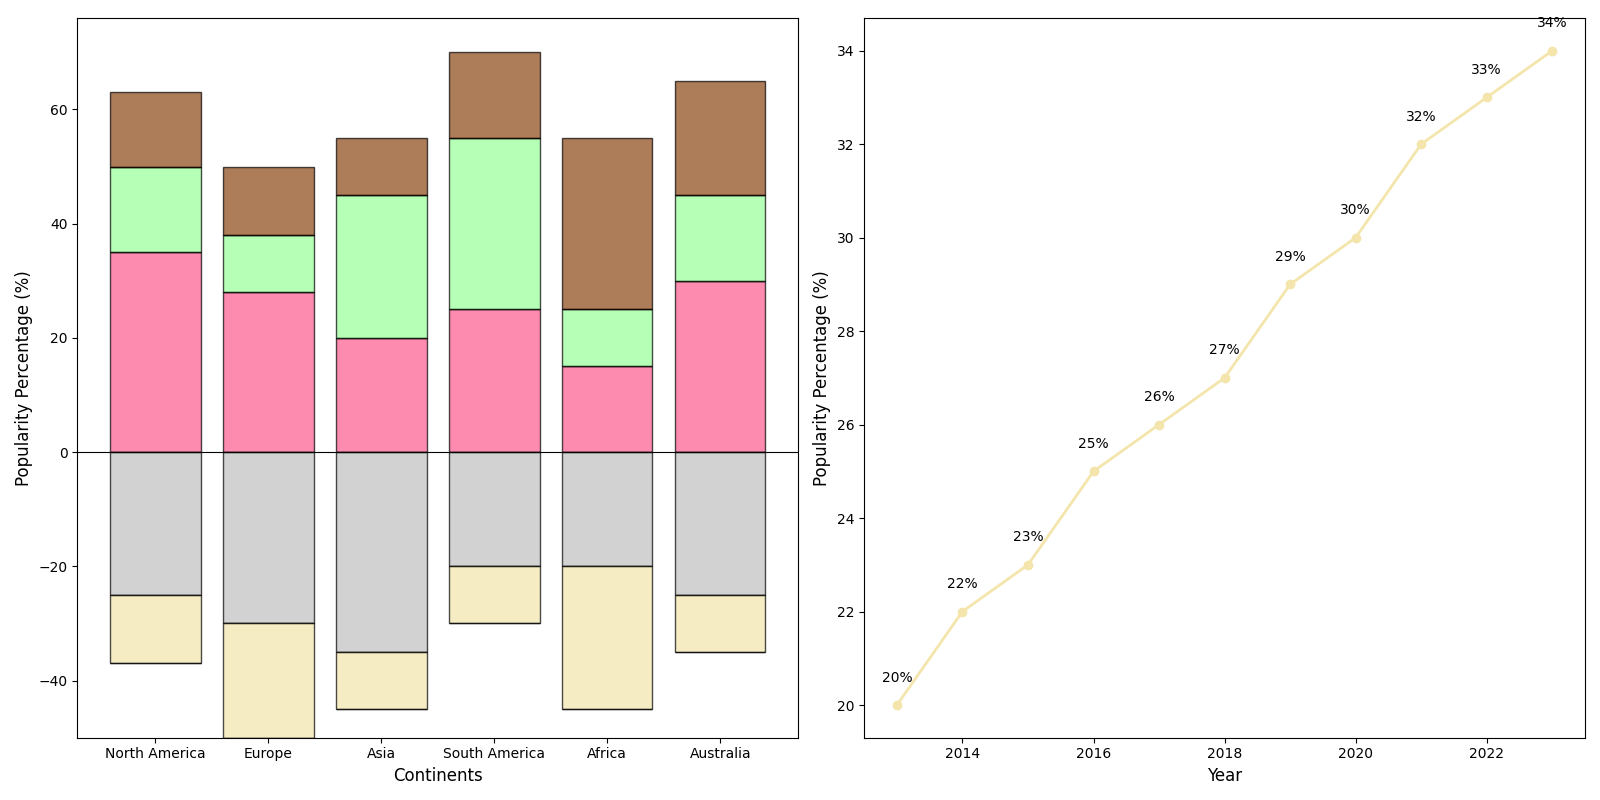

Python code for this plot:
import matplotlib.pyplot as plt
import numpy as np

continents = ['North America', 'Europe', 'Asia', 'South America', 'Africa', 'Australia']
flavors = ['Vanilla', 'Chocolate', 'Strawberry', 'Mint', 'Cookie Dough']

na_flavors = [35, -25, 15, -12, 13]
eu_flavors = [28, -30, 10, -20, 12]
asia_flavors = [20, -35, 25, -10, 10]
sa_flavors = [25, -20, 30, -10, 15]
africa_flavors = [15, -20, 10, -25, 30]
australia_flavors = [30, -25, 15, -10, 20]

flavor_data = [na_flavors, eu_flavors, asia_flavors, sa_flavors, africa_flavors, australia_flavors]

# Shuffled colors
colors = ['#fc5a8d', '#c0c0c0', '#98ff98', '#f3e5ab', '#8b4513']

fig, (ax1, ax2) = plt.subplots(1, 2, figsize=(16, 8))

bottoms_pos = np.zeros(len(continents))
bottoms_neg = np.zeros(len(continents))
for idx, flavor in enumerate(flavors):
    pos_values = [data[idx] if data[idx] > 0 else 0 for data in flavor_data]
    neg_values = [data[idx] if data[idx] < 0 else 0 for data in flavor_data]
    
    ax1.bar(continents, pos_values, bottom=bottoms_pos, color=colors[idx], edgecolor='black', alpha=0.7)
    ax1.bar(continents, neg_values, bottom=bottoms_neg, color=colors[idx], edgecolor='black', alpha=0.7)
    
    bottoms_pos += pos_values
    bottoms_neg += neg_values

ax1.axhline(y=0, color='black', linewidth=0.8)
ax1.set_xlabel("Continents", fontsize=12)
ax1.set_ylabel("Popularity Percentage (%)", fontsize=12)

years = np.arange(2013, 2024)
vanilla_growth = [20, 22, 23, 25, 26, 27, 29, 30, 32, 33, 34]

ax2.plot(years, vanilla_growth, marker='o', linestyle='-', color='#f3e5ab', linewidth=2, markersize=6)

for i, growth in enumerate(vanilla_growth):
    ax2.text(years[i], growth + 0.5, f'{growth}%', ha='center', fontsize=10)

ax2.set_xlabel("Year", fontsize=12)
ax2.set_ylabel("Popularity Percentage (%)", fontsize=12)

fig.tight_layout()
plt.show()
